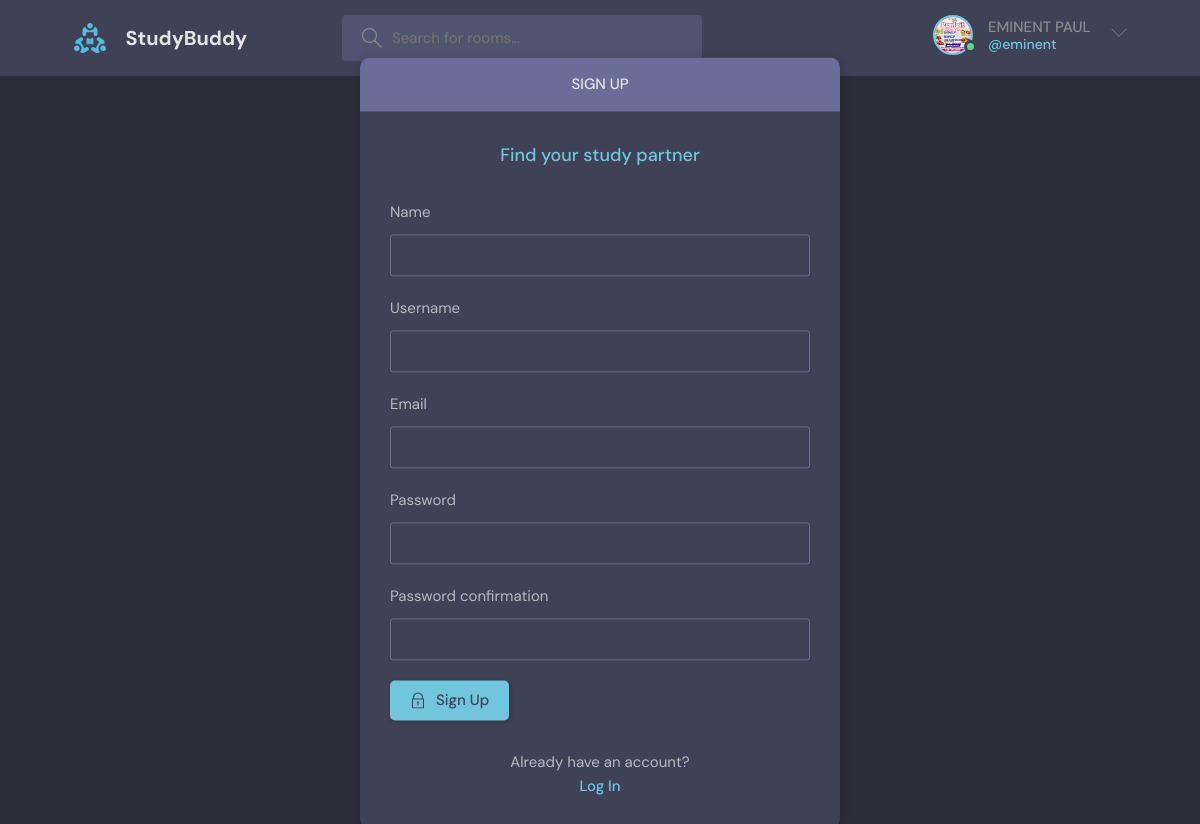
Page /register/ (signed in) on the committed database.
### base/models.py (models this page shows)
class User(AbstractUser):
    name = models.CharField(max_length=200, null=True, blank=True)
    email = models.EmailField(unique=True, null=True)
    bio = models.TextField(null=True, blank=True)
    image = models.ImageField(null=True, default='avatar.svg')
    USERNAME_FIELD = 'email'
    REQUIRED_FIELDS = []

### base/views.py (the view, shortened to what this page needs)
# urls.py: path('register/', views.register, name='register'),
def register(request):
    form = RegForm()
    return render(request, 'signup.html', {'form': form})

### base/form.py
class RegForm(UserCreationForm):
    class Meta:
        model = User
        fields = ['name', 'username', 'email', 'password1', 'password2']

### templates/signup.html (shortened to what this page needs)
{% extends 'navbar.html' %}
{% block content %}
    <main class="auth layout">
      <div class="container">
        <div class="layout__box">
          <div class="layout__boxHeader">
            <div class="layout__boxTitle">
              <h3>Sign up</h3>
            </div>
          </div>
          <div class="layout__body">
            <h2 class="auth__tagline">Find your study partner</h2>
            <form class="form" action="" method="post">
              {% for field in form %}
              <div class="form__group form__group">
                <label for="name">{{field.label}}</label>
                {{field}}
              </div>
                {% endfor %}
              <button class="btn btn--main" type="submit">
                Sign Up
              </button>
            </form>
            <div class="auth__action">
              <p>Already have an account?</p>
              <a href="{% url 'login' %}" class="btn btn--link">Log In</a>
            </div>
          </div>
        </div>
      </div>
    </main>
{% endblock %}

### templates/navbar.html (shortened to what this page needs)
{% load static %}
<!DOCTYPE html>
<html lang="en">
  <head>
    <link rel="stylesheet" href="{% static 'styles/style.css' %}" />
  </head>
  <body>
    <header class="header header--loggedIn">
      <div class="container">
        <a href="/" class="header__logo">
          <img src="{% static 'logo.svg' %}" />
          <h1>StudyBuddy</h1>
        </a>
        <form class="header__search" action="" method="get">
          <label>
            <input name="q" placeholder="Search for rooms..." />
          </label>
        </form>
        <nav class="header__menu">
            {% if request.user.is_authenticated %}
          <div class="header__user">
            <a href="{% url 'profile' request.user.id %}">
              <div class="avatar avatar--medium active">
                <img src="{{request.user.image.url}}" />
              </div>
              <p>{{request.user.name}} <span>@{{request.user.username.lower}}</span></p>
            </a>
            <button class="dropdown-button">
              <svg version="1.1" xmlns="http://www.w3.org/2000/svg" width="32" height="32" viewBox="0 0 32 32">
                <title>chevron-down</title>
                <path d="M16 21l-13-13h-3l16 16 16-16h-3l-13 13z"></path>
              </svg>
            </button>
          </div>
            {% else %}
          <a href="{% url 'login' %}">
            <img src="{% static 'avatar.svg' %}" />
            <p>Register/Login</p>
          </a>
            {% endif %}
        </nav>
      </div>
    </header>
    {% block content %}
    {% endblock %}
  </body>
</html>

### rows in the picture
User: user.image (picture), user.name "EMINENT PAUL", user.username "eminent"

### other values in the picture
{{ field.label }} "Name" "Username" "Email" "Password" "Password confirmation"
